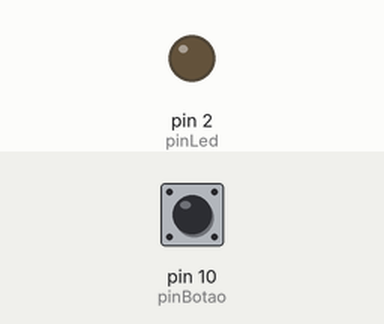
This sketch was run on a simulated Arduino Uno, built with avr-gcc and run on an emulated ATmega328P. Parts: output pins drawn as LEDs (lit = HIGH). Inputs (shaded band) come from the test bench; at power-on: pin 10 (pinBotao) LOW.

Above: at 1.2 s.
1.3 s: pin 10 (pinBotao) pulled HIGH for 3.2 s
At 4.5 s:
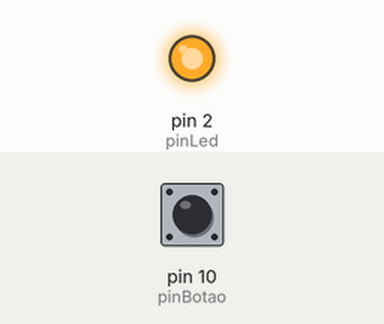
6.0 s: pin 10 (pinBotao) pulled HIGH for 0.15 s
At 7.2 s:
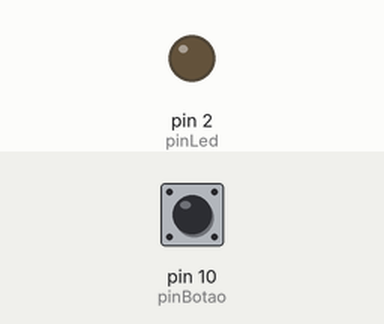
7.6 s: pin 10 (pinBotao) pulled HIGH for 1 s
At 8.7 s:
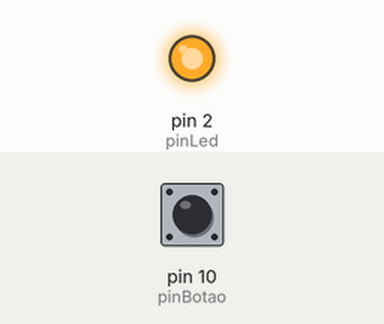
Timing chart, 0 to 10.6 s (numbered marks = the images above; inputs shaded):
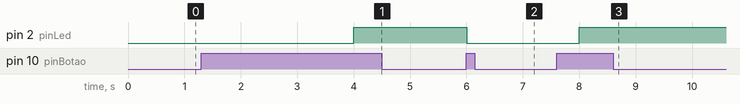

The sketch:

_aula_33_tinkercad_bot_o1.ino
```cpp
/*
Autor: Bianca
Nome da programação: aula 34- tinkercad botão
Descrição: fazer o Led acender usando o botão
Data: 11/03/25
*/

//EXERCICIO2
//digitalWrite (pinLed,HIGH);
//  delay (tempoLed);
// digitalWrite (pinLed,LOW);
//delay (tempoLed);

//EXERCICIO1
//if (estadoBotao)
//{
//digitalWrite (pinLed,HIGH);
//}
//else
//digitalWrite (pinLed,LOW);

//EXERCICIO3
//bool estadoBotao = digitalRead (pinBotao);
//unsigned long tempoAtual=millis();
//if (estadoBotao)
//{
//if (tempoAtual-tempoInicial >=pausa)
//{
//tempoInicial=tempoAtual;
//led=!led;
//digitalWrite (pinLed,led);
//}

//static

#define pinBotao 10
#define pinLed 2
unsigned long tempoInicial=0;
unsigned long tempoAtual = 0;
unsigned long pausa=2000;
char led = 1;
//VARIAVEIS GLOBAIS

void setup()
{
  Serial.begin (9600);
  pinMode (pinLed,OUTPUT);
  pinMode (pinBotao,INPUT);
}

void loop()
{
 //READ-> LER
 //WRITE ->ESCREVER
  bool estadoBotao = digitalRead (pinBotao);
  unsigned long tempoAtual=millis();
  if (estadoBotao)
  {
    if (tempoAtual-tempoInicial >=pausa)
    {
      tempoInicial=tempoAtual;
      led=!led;
      digitalWrite (pinLed,led);
     }
  }

}
```

Measured:
- after the input at 1.3 s, pin 2 (pinLed): LOW → HIGH after 2.7 s
- after the input at 6.0 s, pin 2 (pinLed): HIGH → LOW at once
- after the input at 7.6 s, pin 2 (pinLed): LOW → HIGH after 0.40 s
